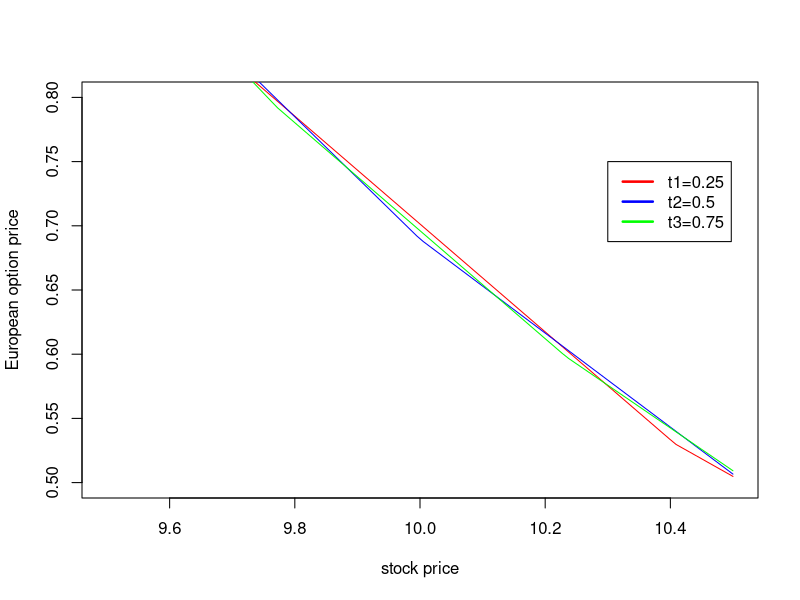
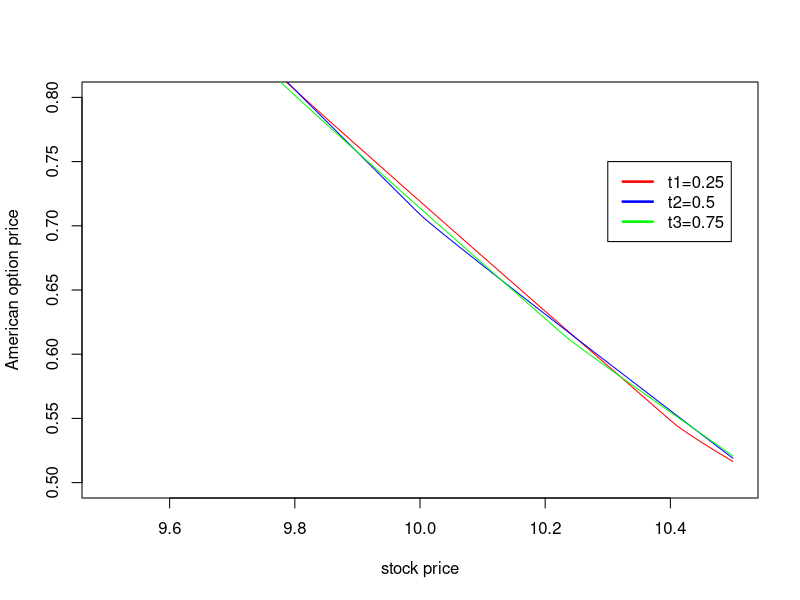

Generate these figures, in order, with R:
# STAT G6505 Stochastic Methods in Finance 
# Mario Zhu
# Refer to formulas in exercise 3.8, Shreve vol II. Let the interest rate r=2%, the volatility =20%, the current spot is S_0=10. 
# Use a binomial tree with n=100 steps to 

# (a) compute the price of an European put (K,T)=(10,1)

# (b) do the same thing for an American put (K,T)=(10,1)

# (c, d)  Use your code to plot the relationship between the underlying stock price and the option price
# i.e., (S, V)-profile, at time t=0.25, 0.5, 0.75 in different colors.

## All codes below are written in R. 

r <- 0.02
sigma <- 0.2
S0 <- 10
K <- 10
n <- 100

u <- exp(sigma/sqrt(n)) #up factor
d <- exp(-sigma/sqrt(n)) # down factor

rp <- r/n #interest rate per period
disc <- 1/(1+rp)#discount factor per period
# Risk-neutral Probabilities:
p <- (rp+1-d)/(u-d)
q <- (u-rp-1)/(u-d)

### Part a, European Put Option pricing
S <- matrix(0,nrow = n+1,ncol=n+1)
S[1,1] = S0

for (i in 1:(n+1)){
  for(j in 2:(n+1)){
    S[i,j] = S[i,j-1]*u
  }
}

for(j in 2:(n+1)){
  for(i in 2:(n+1)){
  S[i,j] = S[i-1,j-1]*d
  }
}
##S is generated as an upper triangle matrix on the binomial tree

zeroM <- matrix(0,nrow = n+1,ncol=n+1) 

K <- matrix(10,nrow=n+1,ncol=n+1) #strike matrix on put option with K=10

temp_e <- K-S 

ge <- ifelse(temp_e>=0,ifelse(temp_e==10,0,temp_e),0)# intrinsic value of European put, recall the intrinsic value for European put=(K-S)+

Ve <- matrix(nrow=n+1,ncol=n+1)

Ve[,n+1] = ge[,n+1]

for(j in n:1){
  for(i in 1:n){
  Ve[i,j]=disc*(p*Ve[i,j+1]+(q*Ve[i+1,j+1]))
  }
}
# Ve[1,1] is the European Put price (K,T) = (10,1)
# Ve[1,1] = 0.6916215

################

### Part b, American Put Option pricing
Va <- matrix(nrow=n+1,ncol=n+1)# intrinsic value of American put, recall the intrinsic value for American put=max{(K-S)+,0}

Va[,n+1] = ifelse(ge[,n+1]>=0,ge[,n+1],0)

for(j in n:1){
  for(i in 1:n){
    Va[i,j]=ifelse(disc*(p*Va[i,j+1]+(q*Va[i+1,j+1]))>=ge[i,j],disc*(p*Va[i,j+1]+(q*Va[i+1,j+1])),ge[i,j])
  }
}
# Va[1,1] is the American Put price (K,T) = (10,1)
# Va[1,1] = 0.7099546

################

### Part c:[European Option] plot the relationship between the underlying stock price and the option price
### i.e., (S, V)-profile, at time t=0.25, 0.5, 0.75 in different colors


#EuropeanPutPrice_t1 is the function that calculates the European Put price with given underlying stock price when t=0.25
EuropeanPutPrice_t1 <- function(S0){
  r <- 0.02
  sigma <- 0.2
  K <- 10
  n <- 25
  u <- exp(sigma/sqrt(n)) #up factor
  d <- exp(-sigma/sqrt(n)) # down factor
  rp <- r/n #interest rate per period
  disc <- 1/(1+rp)#discount factor per period
  # Risk-neutral Probabilities:
  p <- (rp+1-d)/(u-d)
  q <- (u-rp-1)/(u-d)
  
  S <- matrix(0,nrow = n+1,ncol=n+1)
  S[1,1] = S0
  for (i in 1:(n+1)){
    for(j in 2:(n+1)){
      S[i,j] = S[i,j-1]*u
    }
  }

  for(j in 2:(n+1)){
    for(i in 2:(n+1)){
      S[i,j] = S[i-1,j-1]*d
    }
  }
  ##S is generated as an upper triangle matrix on the binomial tree
  zeroM <- matrix(0,nrow = n+1,ncol=n+1) 
  K <- matrix(10,nrow=n+1,ncol=n+1) #strike matrix on put option with K=10
  temp_e <- K-S 

  ge <- ifelse(temp_e>=0,ifelse(temp_e==10,0,temp_e),0)# intrinsic value of European put, recall the intrinsic value for European put=(K-S)+

  Ve <- matrix(nrow=n+1,ncol=n+1)

  Ve[,n+1] = ge[,n+1]

  for(j in n:1){
    for(i in 1:n){
      Ve[i,j]=disc*(p*Ve[i,j+1]+(q*Ve[i+1,j+1]))
    }
  }
  return (Ve[1,1])
}

### Same function When t = 0.5
EuropeanPutPrice_t2 <- function(S0){
  r <- 0.02
  sigma <- 0.2
  K <- 10
  n <- 50
  u <- exp(sigma/sqrt(n)) #up factor
  d <- exp(-sigma/sqrt(n)) # down factor
  rp <- r/n #interest rate per period
  disc <- 1/(1+rp)#discount factor per period
  # Risk-neutral Probabilities:
  p <- (rp+1-d)/(u-d)
  q <- (u-rp-1)/(u-d)
  
  S <- matrix(0,nrow = n+1,ncol=n+1)
  S[1,1] = S0
  for (i in 1:(n+1)){
    for(j in 2:(n+1)){
      S[i,j] = S[i,j-1]*u
    }
  }
  
  for(j in 2:(n+1)){
    for(i in 2:(n+1)){
      S[i,j] = S[i-1,j-1]*d
    }
  }
  ##S is generated as an upper triangle matrix on the binomial tree
  zeroM <- matrix(0,nrow = n+1,ncol=n+1) 
  K <- matrix(10,nrow=n+1,ncol=n+1) #strike matrix on put option with K=10
  temp_e <- K-S 
  
  ge <- ifelse(temp_e>=0,ifelse(temp_e==10,0,temp_e),0)# intrinsic value of European put, recall the intrinsic value for European put=(K-S)+
  
  Ve <- matrix(nrow=n+1,ncol=n+1)
  
  Ve[,n+1] = ge[,n+1]
  
  for(j in n:1){
    for(i in 1:n){
      Ve[i,j]=disc*(p*Ve[i,j+1]+(q*Ve[i+1,j+1]))
    }
  }
  return (Ve[1,1])
}

### Same function when t = 0.75
EuropeanPutPrice_t3 <- function(S0){
  r <- 0.02
  sigma <- 0.2
  K <- 10
  n <- 75
  u <- exp(sigma/sqrt(n)) #up factor
  d <- exp(-sigma/sqrt(n)) # down factor
  rp <- r/n #interest rate per period
  disc <- 1/(1+rp)#discount factor per period
  # Risk-neutral Probabilities:
  p <- (rp+1-d)/(u-d)
  q <- (u-rp-1)/(u-d)
  
  S <- matrix(0,nrow = n+1,ncol=n+1)
  S[1,1] = S0
  for (i in 1:(n+1)){
    for(j in 2:(n+1)){
      S[i,j] = S[i,j-1]*u
    }
  }
  
  for(j in 2:(n+1)){
    for(i in 2:(n+1)){
      S[i,j] = S[i-1,j-1]*d
    }
  }
  ##S is generated as an upper triangle matrix on the binomial tree
  zeroM <- matrix(0,nrow = n+1,ncol=n+1) 
  K <- matrix(10,nrow=n+1,ncol=n+1) #strike matrix on put option with K=10
  temp_e <- K-S 
  
  ge <- ifelse(temp_e>=0,ifelse(temp_e==10,0,temp_e),0)# intrinsic value of European put, recall the intrinsic value for European put=(K-S)+
  
  Ve <- matrix(nrow=n+1,ncol=n+1)
  
  Ve[,n+1] = ge[,n+1]
  
  for(j in n:1){
    for(i in 1:n){
      Ve[i,j]=disc*(p*Ve[i,j+1]+(q*Ve[i+1,j+1]))
    }
  }
  return (Ve[1,1])
}

x=seq(9.5,10.5,length=100)
y1=seq(length=100)
y2=seq(length=100)
y3=seq(length=100)
for (i in 1:100){
  y1[i]=EuropeanPutPrice_t1(x[i])
  y2[i]=EuropeanPutPrice_t2(x[i])
  y3[i]=EuropeanPutPrice_t3(x[i])
}
plot(c(9.5,10.5),c(0.5,0.8),type="n",xlab="stock price",ylab="European option price")
lines(x,y1,col="red")
lines(x,y2,col="blue")
lines(x,y3,col="green")
legend(10.3,0.75, c("t1=0.25","t2=0.5","t3=0.75"),lty=c(1,1,1), lwd=c(2.5,2.5,2.5),col=c("red","blue","green"))


### Part d:[American Option] plot the relationship between the underlying stock price and the option price
### i.e., (S, V)-profile, at time t=0.25, 0.5, 0.75 in different colors

#AmericanPutPrice_t1 is the function that calculates the American Put price with given underlying stock price when t=0.25
AmericanPutPrice_t1 <- function(S0){
  r <- 0.02
  sigma <- 0.2
  K <- 10
  n <- 25
  u <- exp(sigma/sqrt(n)) #up factor
  d <- exp(-sigma/sqrt(n)) # down factor
  rp <- r/n #interest rate per period
  disc <- 1/(1+rp)#discount factor per period
  # Risk-neutral Probabilities:
  p <- (rp+1-d)/(u-d)
  q <- (u-rp-1)/(u-d)
  
  S <- matrix(0,nrow = n+1,ncol=n+1)
  S[1,1] = S0
  for (i in 1:(n+1)){
    for(j in 2:(n+1)){
      S[i,j] = S[i,j-1]*u
    }
  }
  
  for(j in 2:(n+1)){
    for(i in 2:(n+1)){
      S[i,j] = S[i-1,j-1]*d
    }
  }
  ##S is generated as an upper triangle matrix on the binomial tree
  zeroM <- matrix(0,nrow = n+1,ncol=n+1) 
  K <- matrix(10,nrow=n+1,ncol=n+1) #strike matrix on put option with K=10
  temp_e <- K-S 
  
  ge <- ifelse(temp_e>=0,ifelse(temp_e==10,0,temp_e),0)# intrinsic value of European put, recall the intrinsic value for European put=(K-S)+
  
  Va <- matrix(nrow=n+1,ncol=n+1)# intrinsic value of American put, recall the intrinsic value for American put=max{(K-S)+,0}
  
  Va[,n+1] = ifelse(ge[,n+1]>=0,ge[,n+1],0)
  
  for(j in n:1){
    for(i in 1:n){
      Va[i,j]=ifelse(disc*(p*Va[i,j+1]+(q*Va[i+1,j+1]))>=ge[i,j],disc*(p*Va[i,j+1]+(q*Va[i+1,j+1])),ge[i,j])
    }
  }
  return (Va[1,1])
}

#AmericanPutPrice_t2 is the function that calculates the American Put price with given underlying stock price when t=0.5
AmericanPutPrice_t2 <- function(S0){
  r <- 0.02
  sigma <- 0.2
  K <- 10
  n <- 50
  u <- exp(sigma/sqrt(n)) #up factor
  d <- exp(-sigma/sqrt(n)) # down factor
  rp <- r/n #interest rate per period
  disc <- 1/(1+rp)#discount factor per period
  # Risk-neutral Probabilities:
  p <- (rp+1-d)/(u-d)
  q <- (u-rp-1)/(u-d)
  
  S <- matrix(0,nrow = n+1,ncol=n+1)
  S[1,1] = S0
  for (i in 1:(n+1)){
    for(j in 2:(n+1)){
      S[i,j] = S[i,j-1]*u
    }
  }
  
  for(j in 2:(n+1)){
    for(i in 2:(n+1)){
      S[i,j] = S[i-1,j-1]*d
    }
  }
  ##S is generated as an upper triangle matrix on the binomial tree
  zeroM <- matrix(0,nrow = n+1,ncol=n+1) 
  K <- matrix(10,nrow=n+1,ncol=n+1) #strike matrix on put option with K=10
  temp_e <- K-S 
  
  ge <- ifelse(temp_e>=0,ifelse(temp_e==10,0,temp_e),0)# intrinsic value of European put, recall the intrinsic value for European put=(K-S)+
  
  Va <- matrix(nrow=n+1,ncol=n+1)# intrinsic value of American put, recall the intrinsic value for American put=max{(K-S)+,0}
  
  Va[,n+1] = ifelse(ge[,n+1]>=0,ge[,n+1],0)
  
  for(j in n:1){
    for(i in 1:n){
      Va[i,j]=ifelse(disc*(p*Va[i,j+1]+(q*Va[i+1,j+1]))>=ge[i,j],disc*(p*Va[i,j+1]+(q*Va[i+1,j+1])),ge[i,j])
    }
  }
  return (Va[1,1])
}

#AmericanPutPrice_t3 is the function that calculates the American Put price with given underlying stock price when t=0.75
AmericanPutPrice_t3 <- function(S0){
  r <- 0.02
  sigma <- 0.2
  K <- 10
  n <- 75
  u <- exp(sigma/sqrt(n)) #up factor
  d <- exp(-sigma/sqrt(n)) # down factor
  rp <- r/n #interest rate per period
  disc <- 1/(1+rp)#discount factor per period
  # Risk-neutral Probabilities:
  p <- (rp+1-d)/(u-d)
  q <- (u-rp-1)/(u-d)
  
  S <- matrix(0,nrow = n+1,ncol=n+1)
  S[1,1] = S0
  for (i in 1:(n+1)){
    for(j in 2:(n+1)){
      S[i,j] = S[i,j-1]*u
    }
  }
  
  for(j in 2:(n+1)){
    for(i in 2:(n+1)){
      S[i,j] = S[i-1,j-1]*d
    }
  }
  ##S is generated as an upper triangle matrix on the binomial tree
  zeroM <- matrix(0,nrow = n+1,ncol=n+1) 
  K <- matrix(10,nrow=n+1,ncol=n+1) #strike matrix on put option with K=10
  temp_e <- K-S 
  
  ge <- ifelse(temp_e>=0,ifelse(temp_e==10,0,temp_e),0)# intrinsic value of European put, recall the intrinsic value for European put=(K-S)+
  
  Va <- matrix(nrow=n+1,ncol=n+1)# intrinsic value of American put, recall the intrinsic value for American put=max{(K-S)+,0}
  
  Va[,n+1] = ifelse(ge[,n+1]>=0,ge[,n+1],0)
  
  for(j in n:1){
    for(i in 1:n){
      Va[i,j]=ifelse(disc*(p*Va[i,j+1]+(q*Va[i+1,j+1]))>=ge[i,j],disc*(p*Va[i,j+1]+(q*Va[i+1,j+1])),ge[i,j])
    }
  }
  return (Va[1,1])
}

a=seq(9.5,10.5,length=100)
b1=seq(length=100)
b2=seq(length=100)
b3=seq(length=100)
for (i in 1:100){
  b1[i]=AmericanPutPrice_t1(a[i])
  b2[i]=AmericanPutPrice_t2(a[i])
  b3[i]=AmericanPutPrice_t3(a[i])
}
plot(c(9.5,10.5),c(0.5,0.8),type="n",xlab="stock price",ylab="American option price")
lines(a,b1,col="red")
lines(a,b2,col="blue")
lines(a,b3,col="green")
legend(10.3,0.75, c("t1=0.25","t2=0.5","t3=0.75"),lty=c(1,1,1), lwd=c(2.5,2.5,2.5),col=c("red","blue","green"))

